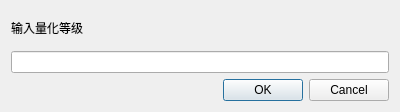
<?xml version="1.0" encoding="UTF-8"?>
<ui version="4.0">
 <class>DialogQuantifyLevel</class>
 <widget class="QDialog" name="DialogQuantifyLevel">
  <property name="geometry">
   <rect>
    <x>0</x>
    <y>0</y>
    <width>400</width>
    <height>112</height>
   </rect>
  </property>
  <property name="windowTitle">
   <string>Dialog</string>
  </property>
  <layout class="QGridLayout" name="gridLayout">
   <item row="0" column="0">
    <widget class="QLabel" name="label">
     <property name="text">
      <string>输入量化等级</string>
     </property>
    </widget>
   </item>
   <item row="1" column="0">
    <widget class="QLineEdit" name="lineEdit"/>
   </item>
   <item row="2" column="0">
    <widget class="QDialogButtonBox" name="buttonBox">
     <property name="orientation">
      <enum>Qt::Horizontal</enum>
     </property>
     <property name="standardButtons">
      <set>QDialogButtonBox::Cancel|QDialogButtonBox::Ok</set>
     </property>
    </widget>
   </item>
  </layout>
 </widget>
 <resources/>
 <connections>
  <connection>
   <sender>buttonBox</sender>
   <signal>accepted()</signal>
   <receiver>DialogQuantifyLevel</receiver>
   <slot>accept()</slot>
   <hints>
    <hint type="sourcelabel">
     <x>248</x>
     <y>254</y>
    </hint>
    <hint type="destinationlabel">
     <x>157</x>
     <y>274</y>
    </hint>
   </hints>
  </connection>
  <connection>
   <sender>buttonBox</sender>
   <signal>rejected()</signal>
   <receiver>DialogQuantifyLevel</receiver>
   <slot>reject()</slot>
   <hints>
    <hint type="sourcelabel">
     <x>316</x>
     <y>260</y>
    </hint>
    <hint type="destinationlabel">
     <x>286</x>
     <y>274</y>
    </hint>
   </hints>
  </connection>
 </connections>
</ui>
